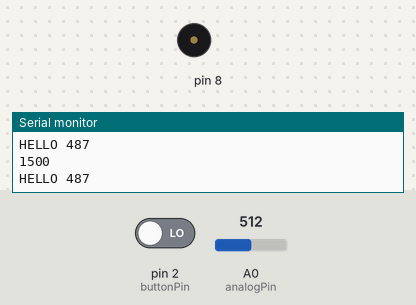
The sketch below on a simulated Arduino Uno, built with avr-gcc and run on an emulated ATmega328P. On the bench: buzzer (waves = sounding), the last lines printed to the serial monitor. The inputs (shaded band) are chosen by the test bench; at power-on: pin 2 (buttonPin) LOW, A0 (analogPin) = 512.

Above: at 5.34 s.
5.8 s: pin 2 (buttonPin) driven HIGH
At 10.02 s:
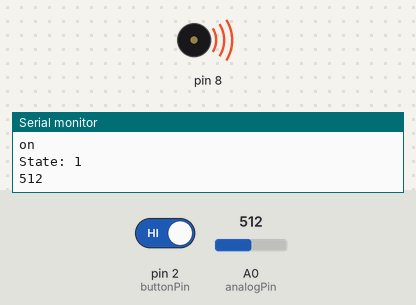
11.6 s: pin 2 (buttonPin) driven LOW
At 11.96 s:
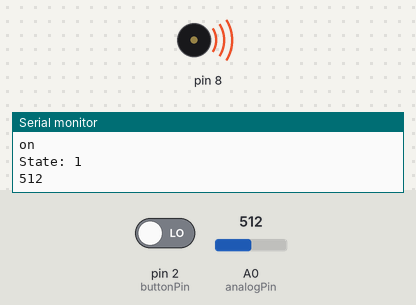
Timing chart, 0 to 23.4 s (numbered marks = the images above; inputs shaded):
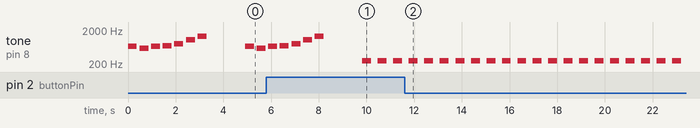

Measured:
- by itself, tone on pin 8: alternates 247 Hz for 0.38 s and silent for 0.27 s

The sketch:

Assignment7-Apr12.ino
```cpp
#include "pitches.h"

int tempo;
//2000 = 92 BPM
//1000 = 184 BPM

int buttonPushCounter = 0;   // counter for the number of button presses
int lastButtonState = 0;     // previous state of the button

const int analogPin = A0;   // the pin that the Potentiometer is attached to
const int buttonPin = 2;    // the pin that the pushbutton is attached to

// State 1 notes in the melody:
int melody1[] = {
  NOTE_E5, NOTE_D5, NOTE_E5, NOTE_F5, NOTE_G5, NOTE_C6, NOTE_E6
};

// note durations: 4 = quarter note, 8 = eighth note, etc.:
int noteDurations1[] = {
  4, 4, 4, 4, 4, 4, 4
};

// State 2 notes in the melody:
int melody2[] = {
  NOTE_B3,NOTE_B3, NOTE_B3, NOTE_B3,NOTE_B3,NOTE_B3
};

// note durations: 4 = quarter note, 8 = eighth note, etc.:
int noteDurations2[]{
 4,4,4,4, 4,4,

};

void setup() {

  // initialize the button pin as a input:
  pinMode(buttonPin, INPUT);

  Serial.begin(9600);       //start a serial connection with the computer

}

void loop() {

  // read the pushbutton input pin:
  int buttonState = digitalRead(buttonPin);

  // compare the buttonState to its previous state
  if (buttonState != lastButtonState) {
    // if the state has changed, increment the counter
    if (buttonState == HIGH) { // HIGH before
      // if the current state is HIGH then the button went from off to on:
      buttonPushCounter++;
      if (buttonPushCounter == 2)
      {
        buttonPushCounter = 0;
      }
      Serial.println("on");
      Serial.print("State: ");
      Serial.println(buttonPushCounter);
    } else {
      // if the current state is LOW then the button went from on to off:
      Serial.println("off");
    }
    // Delay a little bit to avoid bouncing
    delay(10);
  }
  // save the current state as the last state, for next time through the loop
  lastButtonState = buttonState;

  if (buttonPushCounter == 0) {

      int potPosition = analogRead(analogPin);

      tempo = map(potPosition, 0, 1023, 1000,2000);

      Serial.println(tempo);

        for (int thisNote = 0; thisNote < 7; thisNote++) {

        // to calculate the note duration, take one second divided by the note type.
        //e.g. quarter note = 1000 / 4, eighth note = 1000/8, etc.
        int noteDuration1 = tempo / noteDurations1[thisNote];
        tone(8, melody1[thisNote], noteDuration1);

        // to distinguish the notes, set a minimum time between them.
        // the note's duration + 30% seems to work well:
        int pauseBetweenNotes = noteDuration1 * 1.30;
        Serial.print("HELLO ");
        Serial.println(pauseBetweenNotes);
        delay(pauseBetweenNotes);

        // stop the tone playing:
        noTone(8);

      }

      delay(tempo);

  }
  else if (buttonPushCounter == 1) {

      int potPosition = analogRead(analogPin);

      tempo = map(potPosition, 0, 1023, 1000,2000);

      Serial.println(potPosition);

      for (int thisNote = 0; thisNote < 6; thisNote++) {

        // to calculate the note duration, take one second divided by the note type.
        //e.g. quarter note = 1000 / 4, eighth note = 1000/8, etc.
        int noteDuration2 = tempo / noteDurations2[thisNote];
        tone(8, melody2[thisNote], noteDuration2);

        // to distinguish the notes, set a minimum time between them.
        // the note's duration + 30% seems to work well:
        int pauseBetweenNotes = noteDuration2 * 1.73332; //1.4111111; // addiing 0.11111 this is a third of a quarter note in 1 second at 184 BPM
        delay(pauseBetweenNotes);

        // stop the tone playing:
        noTone(8);

      }

      // delay(tempo);
      // Needed to make a pleasant rythm

   }

}
```
